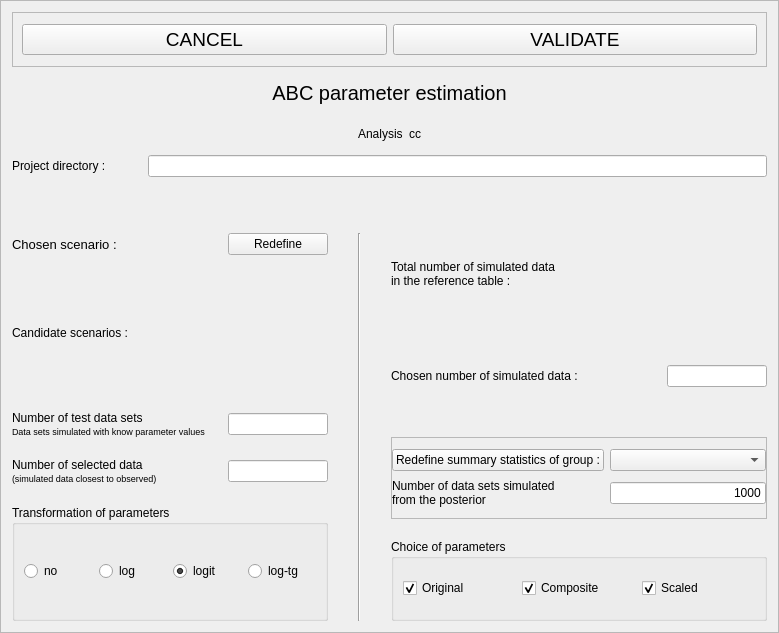
<?xml version="1.0" encoding="UTF-8"?>
<ui version="4.0">
 <class>Frame</class>
 <widget class="QFrame" name="Frame">
  <property name="geometry">
   <rect>
    <x>0</x>
    <y>0</y>
    <width>779</width>
    <height>633</height>
   </rect>
  </property>
  <property name="windowTitle">
   <string>Frame</string>
  </property>
  <property name="frameShape">
   <enum>QFrame::StyledPanel</enum>
  </property>
  <property name="frameShadow">
   <enum>QFrame::Raised</enum>
  </property>
  <layout class="QVBoxLayout" name="verticalLayout_3">
   <item>
    <widget class="QFrame" name="frame_6">
     <property name="sizePolicy">
      <sizepolicy hsizetype="Expanding" vsizetype="Preferred">
       <horstretch>0</horstretch>
       <verstretch>0</verstretch>
      </sizepolicy>
     </property>
     <property name="minimumSize">
      <size>
       <width>0</width>
       <height>55</height>
      </size>
     </property>
     <property name="maximumSize">
      <size>
       <width>16777215</width>
       <height>55</height>
      </size>
     </property>
     <property name="frameShape">
      <enum>QFrame::StyledPanel</enum>
     </property>
     <property name="frameShadow">
      <enum>QFrame::Raised</enum>
     </property>
     <layout class="QHBoxLayout" name="horizontalLayout_9">
      <item>
       <widget class="QPushButton" name="exitButton">
        <property name="font">
         <font>
          <pointsize>14</pointsize>
         </font>
        </property>
        <property name="toolTip">
         <string>Leave this screen without loosing any change</string>
        </property>
        <property name="text">
         <string>CANCEL</string>
        </property>
        <property name="shortcut">
         <string>Alt+E</string>
        </property>
       </widget>
      </item>
      <item>
       <widget class="QPushButton" name="okButton">
        <property name="font">
         <font>
          <pointsize>14</pointsize>
         </font>
        </property>
        <property name="toolTip">
         <string>Test and save data (Alt+o)</string>
        </property>
        <property name="text">
         <string>VALIDATE</string>
        </property>
        <property name="shortcut">
         <string>Alt+V</string>
        </property>
       </widget>
      </item>
     </layout>
    </widget>
   </item>
   <item>
    <widget class="QLabel" name="label">
     <property name="minimumSize">
      <size>
       <width>0</width>
       <height>40</height>
      </size>
     </property>
     <property name="maximumSize">
      <size>
       <width>16777215</width>
       <height>40</height>
      </size>
     </property>
     <property name="font">
      <font>
       <pointsize>15</pointsize>
      </font>
     </property>
     <property name="text">
      <string>ABC parameter estimation</string>
     </property>
     <property name="alignment">
      <set>Qt::AlignCenter</set>
     </property>
    </widget>
   </item>
   <item>
    <widget class="QFrame" name="frame_3">
     <property name="minimumSize">
      <size>
       <width>0</width>
       <height>30</height>
      </size>
     </property>
     <property name="maximumSize">
      <size>
       <width>16777215</width>
       <height>30</height>
      </size>
     </property>
     <property name="frameShape">
      <enum>QFrame::NoFrame</enum>
     </property>
     <property name="frameShadow">
      <enum>QFrame::Raised</enum>
     </property>
     <layout class="QHBoxLayout" name="horizontalLayout_11">
      <property name="topMargin">
       <number>0</number>
      </property>
      <property name="bottomMargin">
       <number>0</number>
      </property>
      <item>
       <spacer name="horizontalSpacer_3">
        <property name="orientation">
         <enum>Qt::Horizontal</enum>
        </property>
        <property name="sizeHint" stdset="0">
         <size>
          <width>40</width>
          <height>20</height>
         </size>
        </property>
       </spacer>
      </item>
      <item>
       <widget class="QLabel" name="label_10">
        <property name="text">
         <string>Analysis</string>
        </property>
       </widget>
      </item>
      <item>
       <widget class="QLabel" name="analysisNameLabel">
        <property name="text">
         <string>cc</string>
        </property>
       </widget>
      </item>
      <item>
       <spacer name="horizontalSpacer_4">
        <property name="orientation">
         <enum>Qt::Horizontal</enum>
        </property>
        <property name="sizeHint" stdset="0">
         <size>
          <width>40</width>
          <height>20</height>
         </size>
        </property>
       </spacer>
      </item>
     </layout>
    </widget>
   </item>
   <item>
    <layout class="QHBoxLayout" name="horizontalLayout_7">
     <item>
      <widget class="QLabel" name="projectDirLabel">
       <property name="minimumSize">
        <size>
         <width>130</width>
         <height>0</height>
        </size>
       </property>
       <property name="maximumSize">
        <size>
         <width>130</width>
         <height>16777215</height>
        </size>
       </property>
       <property name="text">
        <string>Project directory : </string>
       </property>
      </widget>
     </item>
     <item>
      <widget class="QLineEdit" name="projectNameEdit">
       <property name="readOnly">
        <bool>true</bool>
       </property>
      </widget>
     </item>
    </layout>
   </item>
   <item>
    <spacer name="verticalSpacer">
     <property name="orientation">
      <enum>Qt::Vertical</enum>
     </property>
     <property name="sizeType">
      <enum>QSizePolicy::Fixed</enum>
     </property>
     <property name="sizeHint" stdset="0">
      <size>
       <width>20</width>
       <height>50</height>
      </size>
     </property>
    </spacer>
   </item>
   <item>
    <layout class="QHBoxLayout" name="horizontalLayout_3">
     <property name="spacing">
      <number>20</number>
     </property>
     <item>
      <layout class="QVBoxLayout" name="verticalLayout">
       <property name="spacing">
        <number>20</number>
       </property>
       <property name="rightMargin">
        <number>10</number>
       </property>
       <item>
        <layout class="QHBoxLayout" name="horizontalLayout_4">
         <item>
          <widget class="QLabel" name="scenariosLabel">
           <property name="sizePolicy">
            <sizepolicy hsizetype="Expanding" vsizetype="Preferred">
             <horstretch>0</horstretch>
             <verstretch>0</verstretch>
            </sizepolicy>
           </property>
           <property name="minimumSize">
            <size>
             <width>0</width>
             <height>20</height>
            </size>
           </property>
           <property name="maximumSize">
            <size>
             <width>16777215</width>
             <height>20</height>
            </size>
           </property>
           <property name="font">
            <font>
             <pointsize>10</pointsize>
            </font>
           </property>
           <property name="text">
            <string>Chosen scenario :</string>
           </property>
           <property name="alignment">
            <set>Qt::AlignLeading|Qt::AlignLeft|Qt::AlignVCenter</set>
           </property>
          </widget>
         </item>
         <item>
          <widget class="QPushButton" name="redefButton">
           <property name="minimumSize">
            <size>
             <width>100</width>
             <height>0</height>
            </size>
           </property>
           <property name="maximumSize">
            <size>
             <width>100</width>
             <height>16777215</height>
            </size>
           </property>
           <property name="text">
            <string>Redefine</string>
           </property>
          </widget>
         </item>
        </layout>
       </item>
       <item>
        <layout class="QHBoxLayout" name="horizontalLayout_6">
         <item>
          <widget class="QLabel" name="candidateLabel">
           <property name="text">
            <string>Candidate scenarios : </string>
           </property>
           <property name="alignment">
            <set>Qt::AlignLeading|Qt::AlignLeft|Qt::AlignVCenter</set>
           </property>
          </widget>
         </item>
        </layout>
       </item>
       <item>
        <layout class="QHBoxLayout" name="horizontalLayout_5">
         <item>
          <layout class="QVBoxLayout" name="verticalLayout_4">
           <property name="spacing">
            <number>1</number>
           </property>
           <item>
            <widget class="QLabel" name="notdsTitleLabel">
             <property name="sizePolicy">
              <sizepolicy hsizetype="Expanding" vsizetype="Preferred">
               <horstretch>0</horstretch>
               <verstretch>0</verstretch>
              </sizepolicy>
             </property>
             <property name="minimumSize">
              <size>
               <width>0</width>
               <height>13</height>
              </size>
             </property>
             <property name="maximumSize">
              <size>
               <width>16777215</width>
               <height>13</height>
              </size>
             </property>
             <property name="text">
              <string>Number of test data sets</string>
             </property>
             <property name="alignment">
              <set>Qt::AlignLeading|Qt::AlignLeft|Qt::AlignVCenter</set>
             </property>
            </widget>
           </item>
           <item>
            <widget class="QLabel" name="notdsSubTitleLabel">
             <property name="sizePolicy">
              <sizepolicy hsizetype="Expanding" vsizetype="Preferred">
               <horstretch>0</horstretch>
               <verstretch>0</verstretch>
              </sizepolicy>
             </property>
             <property name="minimumSize">
              <size>
               <width>0</width>
               <height>13</height>
              </size>
             </property>
             <property name="maximumSize">
              <size>
               <width>16777215</width>
               <height>13</height>
              </size>
             </property>
             <property name="font">
              <font>
               <pointsize>7</pointsize>
              </font>
             </property>
             <property name="text">
              <string>Data sets simulated with know parameter values</string>
             </property>
             <property name="alignment">
              <set>Qt::AlignLeading|Qt::AlignLeft|Qt::AlignVCenter</set>
             </property>
            </widget>
           </item>
          </layout>
         </item>
         <item>
          <widget class="QLineEdit" name="notdsEdit">
           <property name="minimumSize">
            <size>
             <width>100</width>
             <height>0</height>
            </size>
           </property>
           <property name="maximumSize">
            <size>
             <width>100</width>
             <height>16777215</height>
            </size>
           </property>
           <property name="alignment">
            <set>Qt::AlignRight|Qt::AlignTrailing|Qt::AlignVCenter</set>
           </property>
          </widget>
         </item>
        </layout>
       </item>
       <item>
        <layout class="QGridLayout" name="gridLayout_2">
         <property name="verticalSpacing">
          <number>1</number>
         </property>
         <item row="0" column="0">
          <widget class="QLabel" name="nosdTitleLabel">
           <property name="sizePolicy">
            <sizepolicy hsizetype="Expanding" vsizetype="Preferred">
             <horstretch>0</horstretch>
             <verstretch>0</verstretch>
            </sizepolicy>
           </property>
           <property name="minimumSize">
            <size>
             <width>0</width>
             <height>13</height>
            </size>
           </property>
           <property name="maximumSize">
            <size>
             <width>16777215</width>
             <height>13</height>
            </size>
           </property>
           <property name="text">
            <string>Number of selected data</string>
           </property>
           <property name="alignment">
            <set>Qt::AlignLeading|Qt::AlignLeft|Qt::AlignVCenter</set>
           </property>
          </widget>
         </item>
         <item row="0" column="1" rowspan="2">
          <widget class="QLineEdit" name="nosdEdit">
           <property name="minimumSize">
            <size>
             <width>100</width>
             <height>0</height>
            </size>
           </property>
           <property name="maximumSize">
            <size>
             <width>100</width>
             <height>16777215</height>
            </size>
           </property>
           <property name="alignment">
            <set>Qt::AlignRight|Qt::AlignTrailing|Qt::AlignVCenter</set>
           </property>
          </widget>
         </item>
         <item row="1" column="0">
          <widget class="QLabel" name="nosdSubTitleLabel">
           <property name="sizePolicy">
            <sizepolicy hsizetype="Expanding" vsizetype="Preferred">
             <horstretch>0</horstretch>
             <verstretch>0</verstretch>
            </sizepolicy>
           </property>
           <property name="minimumSize">
            <size>
             <width>0</width>
             <height>13</height>
            </size>
           </property>
           <property name="maximumSize">
            <size>
             <width>16777215</width>
             <height>13</height>
            </size>
           </property>
           <property name="font">
            <font>
             <pointsize>7</pointsize>
            </font>
           </property>
           <property name="text">
            <string>(simulated data closest to observed)</string>
           </property>
           <property name="alignment">
            <set>Qt::AlignLeading|Qt::AlignLeft|Qt::AlignVCenter</set>
           </property>
          </widget>
         </item>
        </layout>
       </item>
       <item>
        <widget class="QGroupBox" name="groupBox_2">
         <property name="minimumSize">
          <size>
           <width>0</width>
           <height>0</height>
          </size>
         </property>
         <property name="maximumSize">
          <size>
           <width>16777215</width>
           <height>16777215</height>
          </size>
         </property>
         <property name="title">
          <string>Transformation of parameters</string>
         </property>
         <layout class="QHBoxLayout" name="horizontalLayout_2">
          <item>
           <widget class="QRadioButton" name="noRadio">
            <property name="text">
             <string>no</string>
            </property>
           </widget>
          </item>
          <item>
           <widget class="QRadioButton" name="logRadio">
            <property name="text">
             <string>log</string>
            </property>
           </widget>
          </item>
          <item>
           <widget class="QRadioButton" name="logitRadio">
            <property name="text">
             <string>logit</string>
            </property>
            <property name="checked">
             <bool>true</bool>
            </property>
           </widget>
          </item>
          <item>
           <widget class="QRadioButton" name="logtgRadio">
            <property name="text">
             <string>log-tg</string>
            </property>
           </widget>
          </item>
         </layout>
        </widget>
       </item>
      </layout>
     </item>
     <item>
      <widget class="Line" name="line">
       <property name="orientation">
        <enum>Qt::Vertical</enum>
       </property>
      </widget>
     </item>
     <item>
      <layout class="QVBoxLayout" name="verticalLayout_2">
       <property name="spacing">
        <number>20</number>
       </property>
       <property name="leftMargin">
        <number>10</number>
       </property>
       <item>
        <layout class="QGridLayout" name="gridLayout">
         <property name="horizontalSpacing">
          <number>0</number>
         </property>
        </layout>
       </item>
       <item>
        <widget class="QFrame" name="frame_2">
         <property name="minimumSize">
          <size>
           <width>0</width>
           <height>40</height>
          </size>
         </property>
         <property name="frameShape">
          <enum>QFrame::NoFrame</enum>
         </property>
         <property name="frameShadow">
          <enum>QFrame::Raised</enum>
         </property>
         <layout class="QHBoxLayout" name="horizontalLayout_10">
          <property name="leftMargin">
           <number>0</number>
          </property>
          <property name="rightMargin">
           <number>0</number>
          </property>
          <item>
           <widget class="QLabel" name="totNumSimTitleLabel">
            <property name="minimumSize">
             <size>
              <width>220</width>
              <height>0</height>
             </size>
            </property>
            <property name="maximumSize">
             <size>
              <width>220</width>
              <height>16777215</height>
             </size>
            </property>
            <property name="text">
             <string>Total number of simulated data
in the reference table :</string>
            </property>
           </widget>
          </item>
          <item>
           <spacer name="horizontalSpacer_2">
            <property name="orientation">
             <enum>Qt::Horizontal</enum>
            </property>
            <property name="sizeHint" stdset="0">
             <size>
              <width>40</width>
              <height>20</height>
             </size>
            </property>
           </spacer>
          </item>
          <item>
           <widget class="QLabel" name="totNumSimLabel">
            <property name="text">
             <string/>
            </property>
           </widget>
          </item>
         </layout>
        </widget>
       </item>
       <item>
        <widget class="QFrame" name="frame">
         <property name="frameShape">
          <enum>QFrame::NoFrame</enum>
         </property>
         <property name="frameShadow">
          <enum>QFrame::Raised</enum>
         </property>
         <layout class="QHBoxLayout" name="horizontalLayout_8">
          <property name="leftMargin">
           <number>0</number>
          </property>
          <property name="rightMargin">
           <number>0</number>
          </property>
          <item>
           <widget class="QLabel" name="cnosdTitleLabel">
            <property name="minimumSize">
             <size>
              <width>230</width>
              <height>0</height>
             </size>
            </property>
            <property name="maximumSize">
             <size>
              <width>230</width>
              <height>16777215</height>
             </size>
            </property>
            <property name="text">
             <string>Chosen number of simulated data : </string>
            </property>
           </widget>
          </item>
          <item>
           <spacer name="horizontalSpacer">
            <property name="orientation">
             <enum>Qt::Horizontal</enum>
            </property>
            <property name="sizeHint" stdset="0">
             <size>
              <width>40</width>
              <height>20</height>
             </size>
            </property>
           </spacer>
          </item>
          <item>
           <widget class="QLineEdit" name="cnosdEdit">
            <property name="minimumSize">
             <size>
              <width>100</width>
              <height>0</height>
             </size>
            </property>
            <property name="maximumSize">
             <size>
              <width>100</width>
              <height>16777215</height>
             </size>
            </property>
            <property name="alignment">
             <set>Qt::AlignRight|Qt::AlignTrailing|Qt::AlignVCenter</set>
            </property>
           </widget>
          </item>
         </layout>
        </widget>
       </item>
       <item>
        <widget class="QFrame" name="redefSumStatsFrame">
         <property name="frameShape">
          <enum>QFrame::StyledPanel</enum>
         </property>
         <property name="frameShadow">
          <enum>QFrame::Raised</enum>
         </property>
         <layout class="QGridLayout" name="gridLayout_3">
          <property name="leftMargin">
           <number>0</number>
          </property>
          <property name="rightMargin">
           <number>0</number>
          </property>
          <item row="1" column="0">
           <widget class="QLabel" name="nodssftpTitleLabel">
            <property name="text">
             <string>Number of data sets simulated 
from the posterior</string>
            </property>
           </widget>
          </item>
          <item row="1" column="1">
           <widget class="QLineEdit" name="nodssftpEdit">
            <property name="text">
             <string>1000</string>
            </property>
            <property name="alignment">
             <set>Qt::AlignRight|Qt::AlignTrailing|Qt::AlignVCenter</set>
            </property>
           </widget>
          </item>
          <item row="0" column="0">
           <widget class="QPushButton" name="redefSumStatsButton">
            <property name="text">
             <string>Redefine summary statistics of group :</string>
            </property>
           </widget>
          </item>
          <item row="0" column="1">
           <widget class="QComboBox" name="redefSumStatsCombo"/>
          </item>
         </layout>
        </widget>
       </item>
       <item>
        <widget class="QGroupBox" name="paramChoiceBox">
         <property name="title">
          <string>Choice of parameters</string>
         </property>
         <layout class="QHBoxLayout" name="horizontalLayout">
          <item>
           <widget class="QCheckBox" name="oCheck">
            <property name="text">
             <string>Original</string>
            </property>
            <property name="checked">
             <bool>true</bool>
            </property>
           </widget>
          </item>
          <item>
           <widget class="QCheckBox" name="cCheck">
            <property name="text">
             <string>Composite</string>
            </property>
            <property name="checked">
             <bool>true</bool>
            </property>
           </widget>
          </item>
          <item>
           <widget class="QCheckBox" name="sCheck">
            <property name="text">
             <string>Scaled</string>
            </property>
            <property name="checked">
             <bool>true</bool>
            </property>
           </widget>
          </item>
         </layout>
        </widget>
       </item>
      </layout>
     </item>
    </layout>
   </item>
  </layout>
 </widget>
 <resources/>
 <connections/>
</ui>
